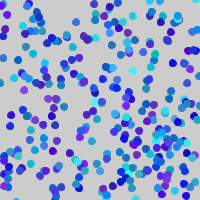
Frame 1 (no input)
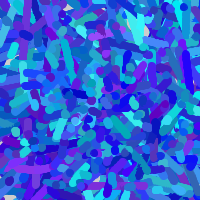
Frame 60 (the mouse pressed at the canvas centre just before this capture)
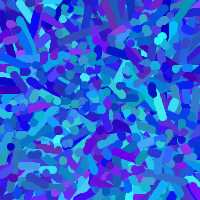
Frame 120 (the mouse held since frame 60 and released just before this capture)

The Processing sketch that drew these frames (run headless with seeded random() and noise(); from frame 60 on, the mouse is pressed at the canvas centre):

// Processing sketch: random_linear_balls
// ── random_linear_balls.pde
/*
Draws a bunch of balls, each randomly placed, with a random velocity and a random blue-ish color.
When the ball goes off the screen a new one is randomly created to take its place.
*/
import java.util.LinkedList;
import java.util.Iterator;

LinkedList<Vector> vs;

void setup() {
  size(200, 200);
  frameRate(30);
  colorMode(HSB, 360, 100, 100);
  vs = new LinkedList<Vector>();
  for(int i=0; i<300; i++) {
     vs.add(randomVector());
  }
}

Vector randomVector() {
  //
  return new Vector(random(0, 200), random(0, 200), random(0, 2*PI), random(.2, 3), color(random(180, 270), random(70, 100), random(70, 100)));
}

void draw() {
  int start = millis();
  clear();
  Iterator<Vector> iter = vs.iterator();
  int removed = 0;
  int n = 0;
  while (iter.hasNext()) {
    n++;
    Vector v = iter.next();
    v.update();
    v.draw();
    if (v.x < 0 || v.y < 0 || v.x > 200 || v.y > 200) {
        iter.remove();
        removed += 1;
    }
  }
  for(int i = 0; i < removed; i++){
    vs.add(randomVector()); 
  }
  int end = millis();
  if (end - start > 1000 / frameRate) {
    print("Frame took too long");  
  }
}


class Vector {
   float x;
   float y;
   float dx;
   float dy;
   color c;
   
   Vector(float x, float y, float theta, float v, color c) {
     this.x = x;
     this.y = y;
     this.dx = v*sin(theta);
     this.dy = v*cos(theta);
     this.c = c;
   }
   
   void update() {
     this.x += this.dx;
     this.y += this.dy;
   }
   
   void draw() {
     fill(this.c);
     stroke(this.c);
     ellipse(this.x, this.y, 7, 7);
   }
}
